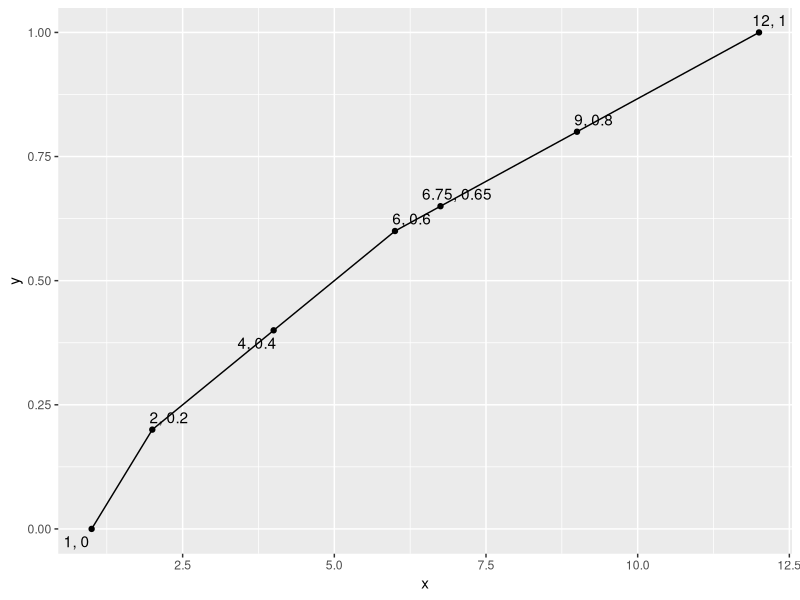

Here is the R script that generated this plot:
#install.packages("ggplot2")
#install.packages("ggrepel")
library(ggplot2)
library(ggrepel)

data = c(1, 2, 4, 6, 6.75, 9, 12)
data_size = length(data) - 2
Quantile = c(0/data_size, 
          1/data_size, 
          2/data_size, 
          3/data_size, 
          0.65, 
          4/data_size, 
          5/data_size)

df = data.frame(x=data,
                y=Quantile)
z = Map( function(x, y){toString(c(x, y))}, df$x, df$y)
print(paste('Z:', z))
print(df)

ggplot(data=df, aes(x=x, y=y, group=1)) +
geom_line()+
geom_point()+
geom_text_repel(aes(label = z))